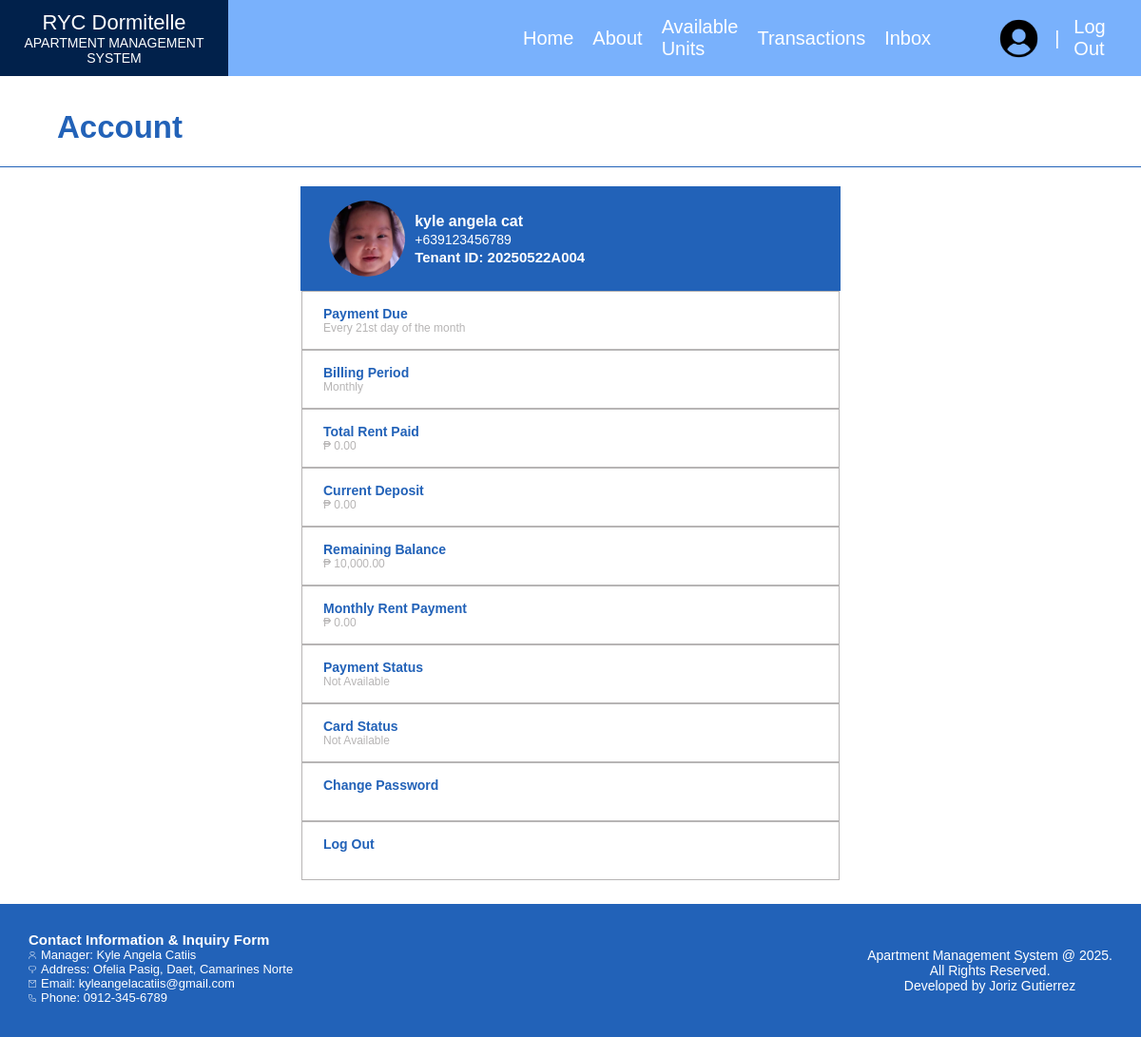
The page /tenantwebview/TENANTACCOUNTPAGE.php (signed in) on the database its author committed.
### tables this page shows
CREATE TABLE `tenants` (
  `tenant_ID` varchar(12) NOT NULL,
  `tenant_name` varchar(15) NOT NULL,
  `contact_number` varchar(13) NOT NULL,
  `email` varchar(30) NOT NULL,
  `emergency_contact_name` varchar(25) NOT NULL,
  `emergency_contact_num` varchar(13) NOT NULL,
  `tenant_image` varchar(255) NOT NULL
);

CREATE TABLE `tenant_unit` (
  `tenant_ID` varchar(12) NOT NULL,
  `unit_no` varchar(10) NOT NULL,
  `start_date` date NOT NULL,
  `end_date` date NOT NULL,
  `occupant_count` smallint(2) NOT NULL,
  `deposit` mediumint(6) NOT NULL,
  `balance` mediumint(6) NOT NULL,
  `payment_due` varchar(30) NOT NULL,
  `billing_period` varchar(31) NOT NULL,
  `status` varchar(10) NOT NULL
);

### tenantwebview/TENANTACCOUNTPAGE.php (the view, shortened to what this page needs)
<?php
require_once '../db_connect.php';
$tenant_image = "../staticImages/userIcon.png";
$tenant_name = "Not Available";
$contact_number = "Not Available";
$tenant_ID = "Not Available";
$payment_due = "Not Available";
$billing_period = "Not Available";
$deposit = "₱ 0.00";
$balance = "₱ 0.00";
$monthly_rent_amount = "₱ 0.00";
$payment_status = "Not Available";
$card_status = "Not Available";
$total_rent_paid = "₱ 0.00";
$email = $_SESSION['email_account'];
try {
    $sql = "SELECT tenants.email, tenants.tenant_image, tenants.tenant_name, tenants.contact_number,
                   tenants.tenant_ID, tenant_unit.payment_due, tenant_unit.billing_period,
                   tenant_unit.deposit, tenant_unit.balance, units.monthly_rent_amount,
                   payments.payment_status, card_registration.card_status
            FROM tenants
            LEFT JOIN tenant_unit ON tenants.tenant_ID = tenant_unit.tenant_ID
            LEFT JOIN payments ON tenant_unit.tenant_ID = payments.tenant_ID
            LEFT JOIN units ON payments.unit_no = units.unit_no
            LEFT JOIN card_registration ON units.unit_no = card_registration.unit_no
            WHERE tenants.email = ?
            LIMIT 1";
    $stmt = $conn->prepare($sql);
    $stmt->bind_param("s", $email);
    if (!$stmt->execute()) {
        throw new Exception("Execute failed: " . $stmt->error);
    }
    $result = $stmt->get_result();
    if ($result && $result->num_rows > 0) {
        $row = $result->fetch_assoc();
        if (!empty($row['tenant_image'])) {
            $tenant_image = $row['tenant_image'];
        }
        $tenant_name = !empty($row['tenant_name']) ? htmlspecialchars($row['tenant_name']) : "Not Available";
        $contact_number = !empty($row['contact_number']) ? htmlspecialchars($row['contact_number']) : "Not Available";
        $tenant_ID = !empty($row['tenant_ID']) ? htmlspecialchars($row['tenant_ID']) : "Not Available";
        $payment_due = !empty($row['payment_due']) ? htmlspecialchars($row['payment_due']) : "Not Available";
        $billing_period = !empty($row['billing_period']) ? htmlspecialchars($row['billing_period']) : "Not Available";
        $deposit = !empty($row['deposit']) ? '₱ ' . number_format($row['deposit'], 2) : "₱ 0.00";
        $balance = !empty($row['balance']) ? '₱ ' . number_format($row['balance'], 2) : "₱ 0.00";
        $monthly_rent_amount = !empty($row['monthly_rent_amount']) ? '₱ ' . number_format($row['monthly_rent_amount'], 2) : "₱ 0.00";
        $payment_status = !empty($row['payment_status']) ? htmlspecialchars($row['payment_status']) : "Not Available";
        $card_status = !empty($row['card_status']) ? htmlspecialchars($row['card_status']) : "Not Available";
        if (!empty($row['tenant_ID'])) {
            $tid = $row['tenant_ID'];
            $sumQuery = "SELECT SUM(amount_paid) AS total FROM payments
                         WHERE transaction_type = 'Rent Payment'
                         AND confirmation_status = 'confirmed'
                         AND tenant_ID = ?";
            $sumStmt = $conn->prepare($sumQuery);
            if ($sumStmt) {
                $sumStmt->bind_param("s", $tid);
                $sumStmt->execute();
                $sumResult = $sumStmt->get_result();
                if ($sumResult && $sumResult->num_rows > 0) {
                    $sumRow = $sumResult->fetch_assoc();
                    $total = $sumRow['total'];
                    $total_rent_paid = !is_null($total) ? '₱ ' . number_format($total, 2) : "₱ 0.00";
                }
            }
        }
    } else {
    }
} catch (Exception $e) {
    error_log("Error in TENANTACCOUNTPAGE.php: " . $e->getMessage());
}
?>
<!DOCTYPE html>
<html lang="en">
<head>
</head>
<body>
  <div class="header">
    <div class="containerSystemName" id="containerSystemName">
      <div class="systemName">
        <h2>RYC Dormitelle</h2>
        <h4>APARTMENT MANAGEMENT SYSTEM</h4>
      </div>
    </div>
    <div class="navbar" id="navbar">
      <div class="navbarContent">
        <a href="USERHOMEPAGE.php">Home</a>
        <a href="USERHOMEPAGE.php#aboutRYC" class="scroll-link">About</a>
        <a href="USERHOMEPAGE.php#availUnitsContainer" class="scroll-link">Available Units</a>
        <a href="TRANSACTIONSPAGE.php">Transactions</a>
        <a href="INBOXPAGE.php">Inbox</a>
        <div class="loginLogOut">
          <a href="ACCOUNTPAGE.php"><img src="../staticImages/userIcon.png" alt="userIcon" style="height: 45px; width: 45px; display: flex; justify-content: center;"></a>
          <p style="font-size: 20px; color: white; margin: 0 5px;">|</p>
          <a href="../LOGIN.php">Log Out</a>
        </div>
      </div>
    </div>
  </div>
  <div class="mainBody">
    <div class="mainBodyContiner">
        <div class="pageTitle">
            <h1>Account</h1>
        </div>
        <div class="profileContent">
           <div class="profileHeader">
            <div class="profile">
                <img src="../tenants_images/<?php echo htmlspecialchars($tenant_image); ?>" alt="profile" id="tenant_image">
            </div>
            <div class="accInfo">
                <h5 class="tenant_name"><?php echo $tenant_name; ?></h5>
                <p class="contact_number"><?php echo $contact_number; ?></p>
                <h6 class="teanant_ID">Tenant ID: <?php echo $tenant_ID; ?></h6>
            </div>
           </div>
        </div>
        <div class="profileFormContainer">
            <div class="profileForm">
                <div class="profilebox">
                    <div class="boxContainer">
                        <div class="box">
                            <p class="notif"><b>Payment Due</b></p>
                            <p class="notiftext" id="lease_payment_due"><?php echo $payment_due; ?></p>
                        </div>
                    </div>
                    <div class="boxContainer">
                        <div class="box">
                            <p class="notif"><b>Billing Period</b></p>
                            <p class="notiftext" id="billing_period"><?php echo $billing_period; ?></p>
                        </div>
                    </div>
                    <div class="boxContainer">
                        <div class="box">
                            <p class="notif"><b>Total Rent Paid</b></p>
                           <p class="notiftext" id="total_rent_paid"><?php echo $total_rent_paid; ?></p>
                        </div>
                    </div>
                    <div class="boxContainer">
                        <div class="box">
                            <p class="notif"><b>Current Deposit</b></p>
                            <p class="notiftext" id="deposit"><?php echo $deposit; ?></p>
                        </div>
                    </div>
                    <div class="boxContainer">
                        <div class="box">
                            <p class="notif"><b>Remaining Balance</b></p>
                            <p class="notiftext" id="balance"><?php echo $balance; ?></p>
                        </div>
                    </div>
                    <div class="boxContainer">
                        <div class="box">
                            <p class="notif"><b>Monthly Rent Payment</b></p>
                            <p class="notiftext" id="lease_payment_amount"><?php echo $monthly_rent_amount; ?></p>
                        </div>
                    </div>
                    <div class="boxContainer">
                        <div class="box">
                            <p class="notif"><b>Payment Status</b></p>
                            <p class="notiftext" id="payment_status"><?php echo $payment_status; ?></p>
                        </div>
                    </div>
                    <div class="boxContainer">
                        <div class="box">
                            <p class="notif"><b>Card Status</b></p>
                            <p class="notiftext" id="card_status"><?php echo $card_status; ?></p>
                        </div>
                    </div>
                    <div class="boxContainer">
                        <div class="box">
                            <a href="TENANTCHANGEPASSPAGE.php"><p class="notif"><b>Change Password</b></p></a>
                        </div>
                    </div>
                    <div class="boxContainer">
                        <div class="box">
                            <a href="../LOGIN.php"><p class="notif"><b>Log Out</b></p></a>
                        </div>
                    </div>
                </div>
            </div>
        </div>
    </div>
  </div>
  <div class="footer">
    <div class="footerContainer">
      <div class="contactleftside">
        <h6>Contact Information & Inquiry Form</h6>
        <p><img src="../tenantviewIcons/profileIcon.png" alt="Profile Icon">Manager: Kyle Angela Catiis<br><img src="../tenantviewIcons/addressIcon.png" alt="Address Icon">Address: Ofelia Pasig, Daet, Camarines Norte<br>
          <img src="../tenantviewIcons/IconMail.png" alt="Mail Icon">Email: kyleangelacatiis@gmail.com<br><img src="../tenantviewIcons/phoneIcon.png" alt="Phone Icon">Phone: 0912-345-6789</p>
      </div>
      <div class="contactrightside">
        <p>Apartment Management System @ 2025.<br>All Rights Reserved.<br>Developed by Joriz Gutierrez</p>
      </div>
    </div>
  </div>
</body>
</html>

### tenantwebview/TENANTACCOUNTPAGE.php (style rules this page uses)
body { margin: 0; background-color: #fff; padding: 0; font-family: Arial, sans-serif; }
.header { display: flex; justify-content: space-between; width: 100%; height: 80px; position: fixed; z-index: 1; }
.containerSystemName { display: flex; align-items: center; height: 100%; width: 25%; background-color: #01214B; }
.systemName { width: 100%; text-align: center; color: #fff; }
.systemName h2 { margin: 0; font-size: 22px; font-weight: 500; }
.systemName h4 { margin: 0; font-size: 14px; font-weight: 500; }
.navbar { background-color: #79B1FC; width: 80%; height: 100%; display: flex; align-items: center; position: relative; }
.navbarContent { display: flex; align-items: center; width: 100%; margin-left: 300px; margin-right: 90px; }
.navbarContent a { text-decoration: none; margin: 0 10px; color: white; font-size: 20px; }
.loginLogOut { display: flex; align-items: center; justify-content: right; margin-left: 50px; }
.mainBody { position: relative; top: 75px; }
.pageTitle { height: 100px; display: flex; align-items: center; border-bottom: solid 1px #2262B8; }
.pageTitle h1 { margin-left: 60px; margin-top: 40px; font-size: 33px; color: #2262B8; }
.profileContent { width: 100%; height: 100px; align-items: center; display: flex; justify-content: center; }
.profileHeader { margin: 0 10px; margin-top: 50px; color: #FFFF; background-color: #2262B8; display: flex; align-items: center; justify-content: left; width: 47.3%; height: 110px; }
.profile { height: 80px; width: 80px; margin-left: 30px; margin-right: 10px; }
.profile img { height: 100%; width: 100%; border-radius: 50%; }
.accInfo { display: inline-block; }
.accInfo h5 { font-size: 16px; margin: 0; }
.accInfo h6 { font-size: 15px; margin: 0; }
.accInfo p { font-size: 14px; margin: 2px 0; }
.profileFormContainer { width: 100%; height: 600px; display: flex; justify-content: center; align-items: center; margin-top: 30px; }
.profileForm { width: 48%; height: 100%; border-bottom-left-radius: 45px; }
.boxContainer { display: flex; justify-content: space-between; align-items: center; border: 1px solid #B7B5B5; margin: 0 5px; padding: 0 22px; }
.box { width: 100%; height: 60px; }
.box a { text-decoration: none; }
.notif { font-size: 14px; margin: 0; position: relative; top: 5px; margin-top: 10px; color: #2262B8; }
.notiftext { font-size: 12px; margin: 0; margin-top: 5px; color: #B7B5B5; }
.footer { margin-top: 120px; display: flex; justify-content: space-between; width: 100%; height: 140px; }
.footerContainer { background-color: #2262B8; width: 100%; height: 100%; display: flex; justify-content: space-between; align-items: center; }
.contactleftside { position: relative; bottom: 13px; margin-left: 30px; }
.contactleftside h6 { font-size: 15px; margin-bottom: 0; color: #fff; }
.contactleftside p { font-size: 13px; margin-top: 0; color: #fff; }
.contactleftside img { margin-right: 5px; height: 8px; width: 8px; }
.contactrightside { margin-right: 30px; text-align: center; }
.contactrightside p { font-size: 14px; color: #fff; }

### rows shown on the page
tenants: tenant_image (picture), tenant_name "kyle angela cat", contact_number "+639123456789", tenant_ID "20250522A004", tenant_unit.payment_due "Every 21st day of the month", tenant_unit.billing_period "Monthly", tenant_unit.deposit "₱ 0.00", tenant_unit.balance "₱ 10,000.00"

### other values the page prints
$total_rent_paid "₱ 0.00"
$monthly_rent_amount "₱ 0.00"
$payment_status "Not Available"
$card_status "Not Available"
